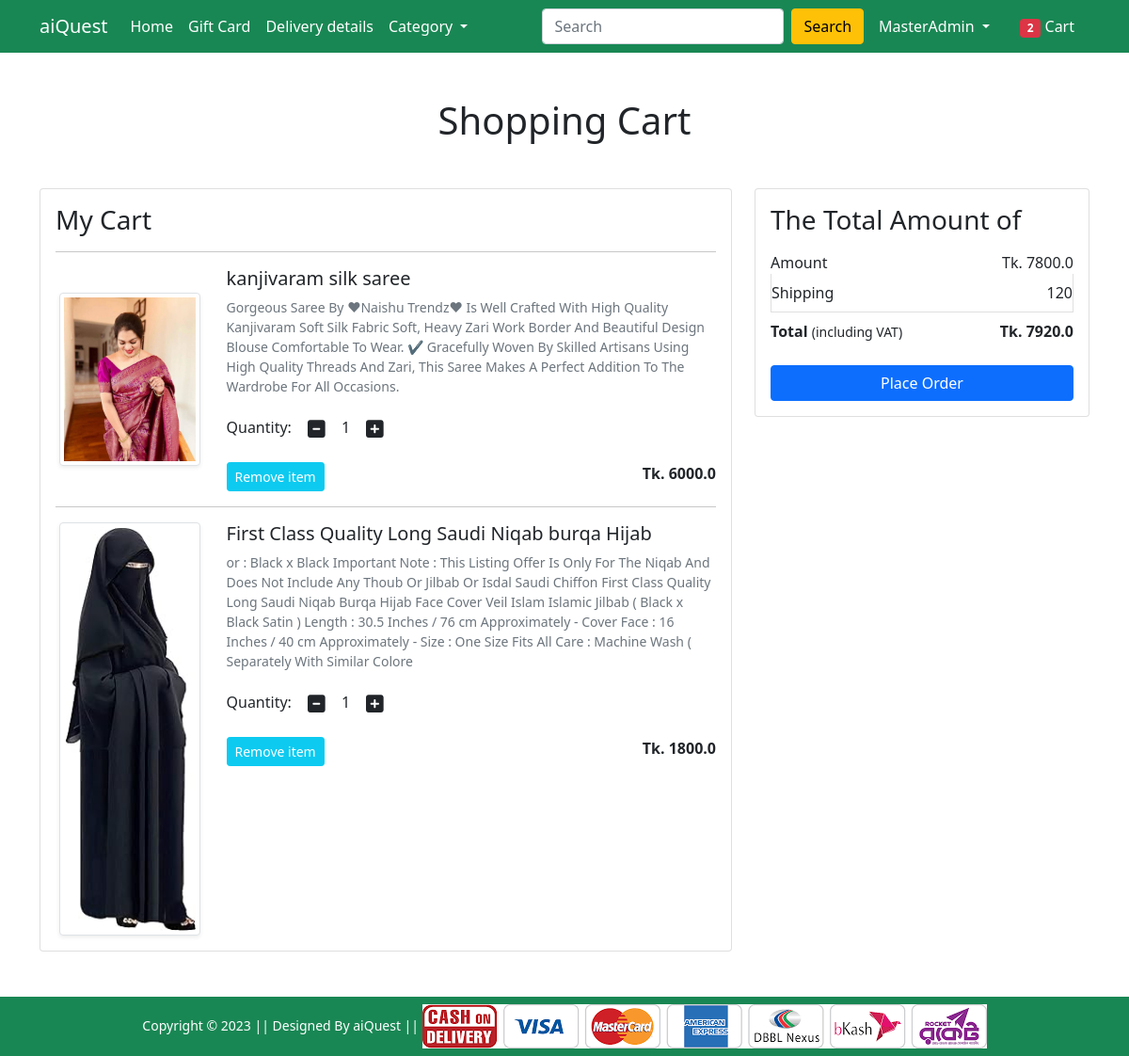
Page /mycart/ (signed in) on the committed database.
### Shop/models.py (models this page shows, shortened)
class Cart(models.Model):
    user = models.ForeignKey(User, on_delete=models.CASCADE)
    prodcut = models.ForeignKey(Product, on_delete=models.CASCADE)
    quantity = models.PositiveIntegerField(default=1)

class Product(models.Model):
    title = models.CharField(max_length=100)
    selling_rice = models.FloatField()
    discount_price = models.FloatField()
    discription = models.TextField()
    brand = models.CharField(max_length=100)
    category = models.CharField(choices=CATEGORY_CHOICES, max_length=4)
    product_img = models.ImageField(upload_to='product_img')

### Shop/views.py (the view)
# urls.py: path('mycart/',views.Show_my_cart, name='my_cart'),
@login_required
def Show_my_cart(request):
     if request.user.is_authenticated:
          user = request.user
          cart = Cart.objects.filter(user=user)
          sub_total = 0.0
          shipping_charge = 120
          total_ammount = 0.0
          cart_product = [ product for product in Cart.objects.all() if product.user==user]
          if cart_product:
               for product in cart_product:
                    temp_ammount = (product.quantity * product.prodcut.discount_price)
                    sub_total += temp_ammount
                    total_ammount = shipping_charge + sub_total
               total_item_in_cart = 0
               if request.user.is_authenticated:
                    total_item_in_cart = len(Cart.objects.filter(user=request.user))
               context = {
                    'user_cart':cart,
                    'shpping_charge':shipping_charge,
                    'sub_total':sub_total,
                    'total_ammount':total_ammount,
                    'total_item_in_cart':total_item_in_cart,
               }
               return render(request, 'Shop/addtocart.html', context)
          else:
               return render(request, 'shop/empty_cart.html')

### Shop/templates/Shop/addtocart.html (shortened to what this page needs)
{% extends 'Shop/base.html' %}
{% load static %}
{% block main-content %}
<div class="container my-5">
    <div class="row">
        <h1 class="text-center mb-5">Shopping Cart</h1>
        <div class="col-sm-8">
            <div class="card">
                <div class="card-body">
                    <h3>My Cart</h3>
                    {% for cart in user_cart %}
                    <hr>
                    <div class="row">
                        <div class="col-sm-3 text-center align-self-center"><img
                                src="{{cart.prodcut.product_img.url}}" alt="" srcset=""
                                class="img-fluid img-thumbnail shadow-sm" height="150" width="150"> </div>
                        <div class="col-sm-9">
                            <div>
                                <h5>{{cart.prodcut.title}}</h5>
                                <p class="mb-2 text-muted small">{{cart.prodcut.discription}}</p>
                                <div class="my-3">
                                    <label for="quantity">Quantity:</label>
                                    <a class="minus-cart btn" pid="{{cart.prodcut.id}}"><i class="fas fa-minus-square fa-lg"></i></a>
                                    <span id="quantity">{{cart.quantity}}</span>
                                    <a class="plus-cart btn" pid="{{cart.prodcut.id}}"><i class="fas fa-plus-square fa-lg"></i></a>
                                </div>
                                <div class="d-flex justify-content-between">
                                    <a href="#" class="remove-cart btn btn-sm btn-info  text-white mr-3" pid={{cart.prodcut.id}}>Remove item </a>
                                    <p class="mb-0"><span><strong>Tk. {{cart.prodcut.discount_price}}</strong></span></p>
                                </div>
                            </div>
                        </div>
                    </div>
                    {% endfor %}
                </div>
            </div>
        </div>
        <div class="col-sm-4">
            <div class="card">
                <div class="card-body">
                    <h3>The Total Amount of</h3>
                    <ul class="list-group">
                        <li
                            class="list-group-item d-flex justify-content-between align-items-center border-0 px-0 pb-0">
                            Amount<span id="amount">Tk. {{sub_total}}</span></li>
                        <li class="list-group-item d-flex justify-content-between align-items-center px-0">
                            Shipping<span>{{shpping_charge}}</span></li>
                        <li
                            class="list-group-item d-flex justify-content-between align-items-center border-0 px-0 mb-3">
                            <div>
                                <strong>Total</strong> <small>(including VAT)</small>
                            </div>
                            <span id="totalamount"><strong>Tk. {{total_ammount}}</strong></span>
                        </li>
                    </ul>
                    <div class="d-grid"><a href="{% url 'checkout' %}" class="btn btn-primary">Place Order</a></div>
                </div>
            </div>
        </div>
    </div>
</div>
{% endblock main-content %}

### Shop/templates/Shop/base.html (shortened to what this page needs)
<!doctype html>
{% load static %}
<html lang="en">
<head>
    <link href="https://cdn.jsdelivr.net/npm/bootstrap@5.0.0-beta1/dist/css/bootstrap.min.css" rel="stylesheet"
>
    <link rel="stylesheet" href="{% static 'Shop/css/owl.carousel.min.css' %}">
    <link rel="stylesheet" href="{% static 'Shop/css/all.min.css' %}">
    <link rel="stylesheet" href="{% static 'Shop/css/style.css' %}">
</head>
<body>
    <nav class="navbar navbar-expand-lg navbar-dark bg-success">
        <div class="container">
            <a class="navbar-brand" href="/">aiQuest</a>
            <div class="collapse navbar-collapse" id="navbarSupportedContent">
                <ul class="navbar-nav me-auto mb-2 mb-lg-0">
                    <li class="nav-item">
                        <a class="nav-link active" aria-current="page" href="/">Home</a>
                    </li>
                    <li class="nav-item">
                        <a class="nav-link active" aria-current="page" href="www.gmail.com">Gift Card</a>
                    </li>
                    <li class="nav-item">
                        <a class="nav-link active" aria-current="page" href="#">Delivery details</a>
                    </li>
                    <li class="nav-item dropdown">
                        <a class="nav-link dropdown-toggle text-white" href="#" id="electronicsDropdown" role="button"
                            data-bs-toggle="dropdown" aria-expanded="false">
                            Category
                        </a>
                    </li>
                </ul>
                <form class="d-flex" action="{% url 'search' %}" method="GET">
                    <input class="form-control me-2" name="quary" type="search" placeholder="Search" aria-label="Search">
                    <button class="btn btn-warning" type="submit">Search</button>
                </form>
                <div>
                    <ul class="navbar-nav me-auto mb-2 mb-lg-0">
                        <li class="nav-item dropdown mx-2">
                            {% if request.user.is_authenticated %}
                            <a class="nav-link dropdown-toggle text-white" href="#" id="profileDropdown" role="button"
                                data-bs-toggle="dropdown" aria-expanded="false">
                                {{request.user.username|capfirst}}
                            </a>
                        </li>
                        <li class="nav-item mx-2">
                            <a href="{% url 'my_cart' %}" class="nav-link text-white"><span
                                    class="badge bg-danger">{{total_item_in_cart}}</span> Cart </a>
                        </li>
                        {% endif %}
                    </ul>
                </div>
            </div>
        </div>
    </nav>
    {% block main-content %} {% endblock main-content %}
    <footer class="container-fluid bg-success text-center p-2 mt-5">
        <small class="text-white">Copyright &copy; 2023 || Designed By aiQuest || </small>
        <img src="{% static 'Shop/images/paymentlogo.png' %}" alt="" srcset="" class="img-fluid" height="2px">
    </footer>
</body>
</html>

### rows in the picture
Cart: prodcut.product_img (picture), prodcut "kanjivaram silk saree", prodcut.discription "Gorgeous Saree By ♥Naishu Trendz♥ Is Well Crafted With High Quality Kanjivaram Soft Silk Fabric Soft, Heavy Zari Work Border And Beautiful Design Blouse Comfortable To Wear. ✔ Gracefully Woven By Skilled Artisans Using High Quality Threads And Zari, This Saree Makes A Perfect Addition To The Wardrobe For All Occasions.", quantity "1", prodcut.discount_price "6000.0"
Cart: prodcut.product_img (picture), prodcut "First Class Quality Long Saudi Niqab burqa Hijab", prodcut.discription "or : Black x Black Important Note : This Listing Offer Is Only For The Niqab And Does Not Include Any Thoub Or Jilbab Or Isdal Saudi Chiffon First Class Quality Long Saudi Niqab Burqa Hijab Face Cover Veil Islam Islamic Jilbab ( Black x Black Satin ) Length : 30.5 Inches / 76 cm Approximately - Cover Face : 16 Inches / 40 cm Approximately - Size : One Size Fits All Care : Machine Wash ( Separately With Similar Colore", quantity "1", prodcut.discount_price "1800.0"

### other values in the picture
{{ request.user.username|capfirst }} "MasterAdmin"
{{ total_item_in_cart }} "2"
{{ sub_total }} "7800.0"
{{ shpping_charge }} "120"
{{ total_ammount }} "7920.0"
